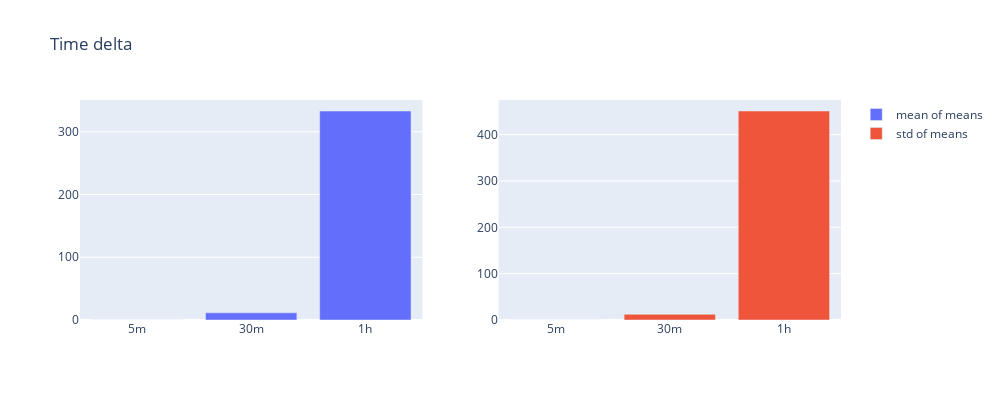

Write notebook code for a chart like this one.
### Code cell
bar_plot("Time delta", timedelta)

### Figure 1 — Plotly figure (JSON) as saved in the notebook; plotly's stock layout.template omitted (floating-point values rounded to 4 significant figures)
{"data": [{"name": "mean of means", "type": "bar", "x": ["5m", "30m", "1h"], "xaxis": "x", "y": [0.1667, 11.39, 333.1], "yaxis": "y"}, {"name": "std of means", "type": "bar", "x": ["5m", "30m", "1h"], "xaxis": "x2", "y": [0.09583, 12.21, 451.0], "yaxis": "y2"}], "layout": {"height": 400, "title": {"text": "Time delta"}, "width": 1000, "xaxis": {"anchor": "y", "autorange": true, "domain": [0, 0.45], "range": [-0.5, 2.5], "type": "category"}, "xaxis2": {"anchor": "y2", "autorange": true, "domain": [0.55, 1], "range": [-0.5, 2.5], "type": "category"}, "yaxis": {"anchor": "x", "autorange": true, "domain": [0, 1], "range": [0, 350.6], "type": "linear"}, "yaxis2": {"anchor": "x2", "autorange": true, "domain": [0, 1], "range": [0, 474.8], "type": "linear"}}}
